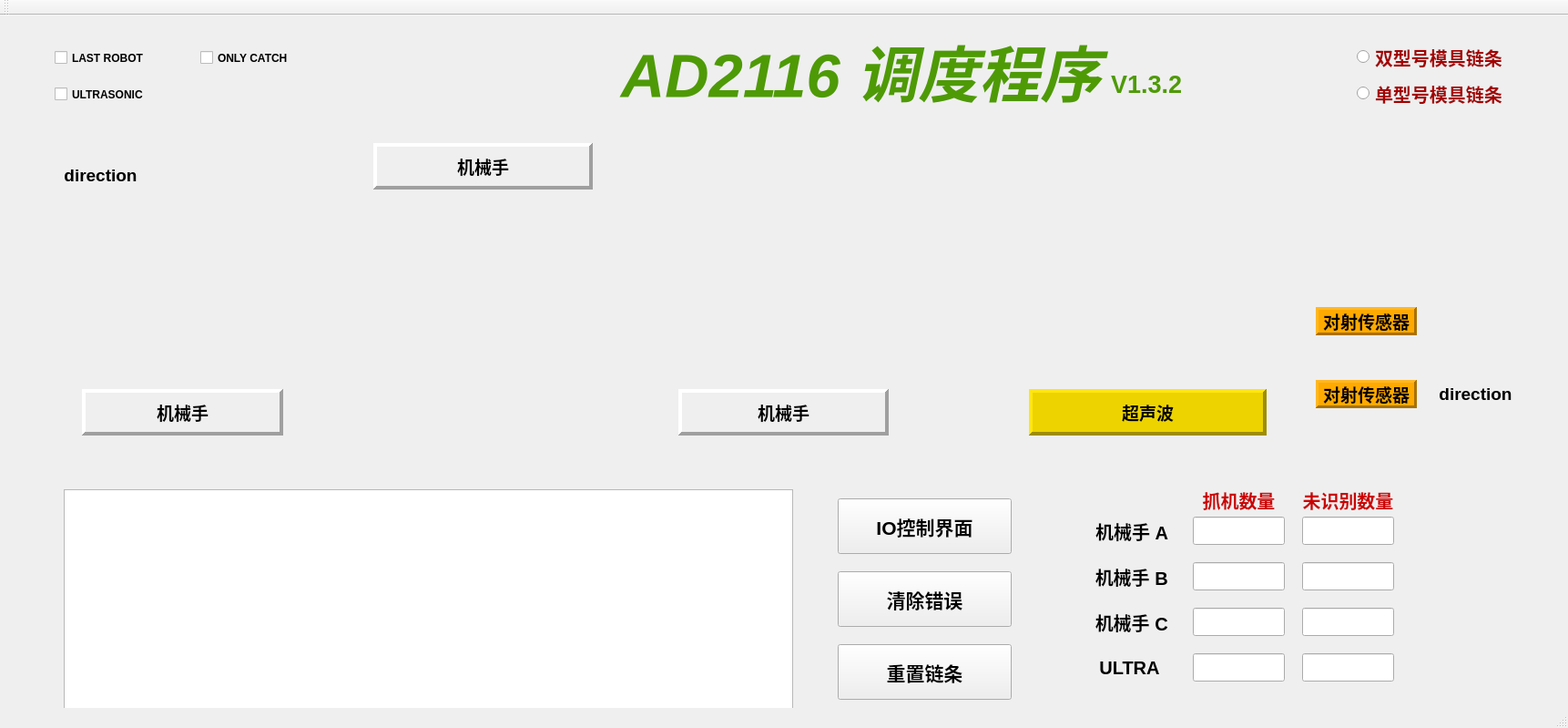
<?xml version="1.0" encoding="UTF-8"?>
<ui version="4.0">
 <class>SchedulerGUI</class>
 <widget class="QMainWindow" name="SchedulerGUI">
  <property name="geometry">
   <rect>
    <x>0</x>
    <y>0</y>
    <width>1722</width>
    <height>799</height>
   </rect>
  </property>
  <property name="windowTitle">
   <string>AD2116 Scheduler</string>
  </property>
  <widget class="QWidget" name="centralWidget">
   <widget class="QLabel" name="label">
    <property name="geometry">
     <rect>
      <x>745</x>
      <y>410</y>
      <width>231</width>
      <height>51</height>
     </rect>
    </property>
    <property name="font">
     <font>
      <pointsize>14</pointsize>
      <weight>75</weight>
      <bold>true</bold>
     </font>
    </property>
    <property name="frameShape">
     <enum>QFrame::Panel</enum>
    </property>
    <property name="frameShadow">
     <enum>QFrame::Raised</enum>
    </property>
    <property name="lineWidth">
     <number>4</number>
    </property>
    <property name="text">
     <string>机械手</string>
    </property>
    <property name="alignment">
     <set>Qt::AlignCenter</set>
    </property>
   </widget>
   <widget class="QLabel" name="label_2">
    <property name="geometry">
     <rect>
      <x>90</x>
      <y>410</y>
      <width>221</width>
      <height>51</height>
     </rect>
    </property>
    <property name="font">
     <font>
      <pointsize>14</pointsize>
      <weight>75</weight>
      <bold>true</bold>
     </font>
    </property>
    <property name="frameShape">
     <enum>QFrame::Panel</enum>
    </property>
    <property name="frameShadow">
     <enum>QFrame::Raised</enum>
    </property>
    <property name="lineWidth">
     <number>4</number>
    </property>
    <property name="text">
     <string>机械手</string>
    </property>
    <property name="alignment">
     <set>Qt::AlignCenter</set>
    </property>
   </widget>
   <widget class="QLabel" name="label_3">
    <property name="geometry">
     <rect>
      <x>410</x>
      <y>140</y>
      <width>241</width>
      <height>51</height>
     </rect>
    </property>
    <property name="font">
     <font>
      <pointsize>14</pointsize>
      <weight>75</weight>
      <bold>true</bold>
     </font>
    </property>
    <property name="frameShape">
     <enum>QFrame::Panel</enum>
    </property>
    <property name="frameShadow">
     <enum>QFrame::Raised</enum>
    </property>
    <property name="lineWidth">
     <number>4</number>
    </property>
    <property name="text">
     <string>机械手</string>
    </property>
    <property name="alignment">
     <set>Qt::AlignCenter</set>
    </property>
   </widget>
   <widget class="QLabel" name="label_5">
    <property name="geometry">
     <rect>
      <x>80</x>
      <y>230</y>
      <width>1381</width>
      <height>231</height>
     </rect>
    </property>
    <property name="text">
     <string/>
    </property>
    <property name="alignment">
     <set>Qt::AlignCenter</set>
    </property>
   </widget>
   <widget class="QPushButton" name="pushButton">
    <property name="geometry">
     <rect>
      <x>920</x>
      <y>530</y>
      <width>191</width>
      <height>61</height>
     </rect>
    </property>
    <property name="font">
     <font>
      <pointsize>16</pointsize>
      <weight>75</weight>
      <bold>true</bold>
     </font>
    </property>
    <property name="text">
     <string>IO控制界面</string>
    </property>
   </widget>
   <widget class="QTextEdit" name="textEdit">
    <property name="geometry">
     <rect>
      <x>70</x>
      <y>520</y>
      <width>801</width>
      <height>241</height>
     </rect>
    </property>
    <property name="font">
     <font>
      <pointsize>15</pointsize>
     </font>
    </property>
    <property name="readOnly">
     <bool>true</bool>
    </property>
   </widget>
   <widget class="QLabel" name="label_7">
    <property name="geometry">
     <rect>
      <x>670</x>
      <y>0</y>
      <width>551</width>
      <height>121</height>
     </rect>
    </property>
    <property name="font">
     <font>
      <pointsize>50</pointsize>
      <weight>75</weight>
      <italic>true</italic>
      <bold>true</bold>
      <underline>false</underline>
      <strikeout>false</strikeout>
     </font>
    </property>
    <property name="styleSheet">
     <string notr="true">color: rgb(78, 154, 6);</string>
    </property>
    <property name="frameShape">
     <enum>QFrame::NoFrame</enum>
    </property>
    <property name="frameShadow">
     <enum>QFrame::Raised</enum>
    </property>
    <property name="text">
     <string>AD2116 调度程序</string>
    </property>
    <property name="alignment">
     <set>Qt::AlignCenter</set>
    </property>
   </widget>
   <widget class="QPushButton" name="pushButton_3">
    <property name="geometry">
     <rect>
      <x>920</x>
      <y>610</y>
      <width>191</width>
      <height>61</height>
     </rect>
    </property>
    <property name="font">
     <font>
      <pointsize>16</pointsize>
      <weight>75</weight>
      <bold>true</bold>
     </font>
    </property>
    <property name="text">
     <string>清除错误</string>
    </property>
   </widget>
   <widget class="QLabel" name="label_14">
    <property name="geometry">
     <rect>
      <x>1420</x>
      <y>516</y>
      <width>121</width>
      <height>31</height>
     </rect>
    </property>
    <property name="font">
     <font>
      <pointsize>15</pointsize>
      <weight>75</weight>
      <bold>true</bold>
     </font>
    </property>
    <property name="styleSheet">
     <string notr="true">color: rgb(204, 0, 0);</string>
    </property>
    <property name="text">
     <string>未识别数量</string>
    </property>
    <property name="alignment">
     <set>Qt::AlignCenter</set>
    </property>
   </widget>
   <widget class="QLineEdit" name="lineEdit_6">
    <property name="geometry">
     <rect>
      <x>1430</x>
      <y>550</y>
      <width>101</width>
      <height>31</height>
     </rect>
    </property>
    <property name="font">
     <font>
      <pointsize>15</pointsize>
      <weight>75</weight>
      <bold>true</bold>
     </font>
    </property>
    <property name="styleSheet">
     <string notr="true">color: rgb(204, 0, 0);</string>
    </property>
    <property name="text">
     <string/>
    </property>
    <property name="alignment">
     <set>Qt::AlignCenter</set>
    </property>
    <property name="readOnly">
     <bool>true</bool>
    </property>
   </widget>
   <widget class="QLineEdit" name="lineEdit_7">
    <property name="geometry">
     <rect>
      <x>1430</x>
      <y>600</y>
      <width>101</width>
      <height>31</height>
     </rect>
    </property>
    <property name="font">
     <font>
      <pointsize>15</pointsize>
      <weight>75</weight>
      <bold>true</bold>
     </font>
    </property>
    <property name="styleSheet">
     <string notr="true">color: rgb(204, 0, 0);</string>
    </property>
    <property name="alignment">
     <set>Qt::AlignCenter</set>
    </property>
    <property name="readOnly">
     <bool>true</bool>
    </property>
   </widget>
   <widget class="QLineEdit" name="lineEdit_8">
    <property name="geometry">
     <rect>
      <x>1430</x>
      <y>650</y>
      <width>101</width>
      <height>31</height>
     </rect>
    </property>
    <property name="font">
     <font>
      <pointsize>15</pointsize>
      <weight>75</weight>
      <bold>true</bold>
     </font>
    </property>
    <property name="styleSheet">
     <string notr="true">color: rgb(204, 0, 0);</string>
    </property>
    <property name="alignment">
     <set>Qt::AlignCenter</set>
    </property>
    <property name="readOnly">
     <bool>true</bool>
    </property>
   </widget>
   <widget class="QRadioButton" name="radioButton">
    <property name="geometry">
     <rect>
      <x>1490</x>
      <y>30</y>
      <width>171</width>
      <height>31</height>
     </rect>
    </property>
    <property name="font">
     <font>
      <pointsize>15</pointsize>
      <weight>75</weight>
      <bold>true</bold>
     </font>
    </property>
    <property name="styleSheet">
     <string notr="true">color: rgb(164, 0, 0);</string>
    </property>
    <property name="text">
     <string>双型号模具链条</string>
    </property>
   </widget>
   <widget class="QRadioButton" name="radioButton_2">
    <property name="geometry">
     <rect>
      <x>1490</x>
      <y>70</y>
      <width>171</width>
      <height>31</height>
     </rect>
    </property>
    <property name="font">
     <font>
      <pointsize>15</pointsize>
      <weight>75</weight>
      <bold>true</bold>
     </font>
    </property>
    <property name="styleSheet">
     <string notr="true">color: rgb(164, 0, 0);</string>
    </property>
    <property name="text">
     <string>单型号模具链条</string>
    </property>
   </widget>
   <widget class="QPushButton" name="pushButton_4">
    <property name="geometry">
     <rect>
      <x>920</x>
      <y>690</y>
      <width>191</width>
      <height>61</height>
     </rect>
    </property>
    <property name="font">
     <font>
      <pointsize>16</pointsize>
      <weight>75</weight>
      <bold>true</bold>
     </font>
    </property>
    <property name="text">
     <string>重置链条</string>
    </property>
   </widget>
   <widget class="QPushButton" name="pushButton_2">
    <property name="geometry">
     <rect>
      <x>1200</x>
      <y>550</y>
      <width>91</width>
      <height>31</height>
     </rect>
    </property>
    <property name="font">
     <font>
      <pointsize>15</pointsize>
      <weight>75</weight>
      <bold>true</bold>
     </font>
    </property>
    <property name="text">
     <string>机械手 A </string>
    </property>
    <property name="default">
     <bool>false</bool>
    </property>
    <property name="flat">
     <bool>true</bool>
    </property>
   </widget>
   <widget class="QPushButton" name="pushButton_5">
    <property name="geometry">
     <rect>
      <x>1200</x>
      <y>600</y>
      <width>91</width>
      <height>31</height>
     </rect>
    </property>
    <property name="font">
     <font>
      <pointsize>15</pointsize>
      <weight>75</weight>
      <bold>true</bold>
     </font>
    </property>
    <property name="text">
     <string>机械手 B </string>
    </property>
    <property name="flat">
     <bool>true</bool>
    </property>
   </widget>
   <widget class="QPushButton" name="pushButton_6">
    <property name="geometry">
     <rect>
      <x>1200</x>
      <y>650</y>
      <width>91</width>
      <height>31</height>
     </rect>
    </property>
    <property name="font">
     <font>
      <pointsize>15</pointsize>
      <weight>75</weight>
      <bold>true</bold>
     </font>
    </property>
    <property name="text">
     <string>机械手 C </string>
    </property>
    <property name="flat">
     <bool>true</bool>
    </property>
   </widget>
   <widget class="QLabel" name="label_4">
    <property name="geometry">
     <rect>
      <x>1130</x>
      <y>410</y>
      <width>261</width>
      <height>51</height>
     </rect>
    </property>
    <property name="font">
     <font>
      <pointsize>14</pointsize>
      <weight>75</weight>
      <bold>true</bold>
     </font>
    </property>
    <property name="styleSheet">
     <string notr="true">background-color: rgb(237, 212, 0);</string>
    </property>
    <property name="frameShape">
     <enum>QFrame::Panel</enum>
    </property>
    <property name="frameShadow">
     <enum>QFrame::Raised</enum>
    </property>
    <property name="lineWidth">
     <number>4</number>
    </property>
    <property name="text">
     <string>超声波</string>
    </property>
    <property name="alignment">
     <set>Qt::AlignCenter</set>
    </property>
   </widget>
   <widget class="QLabel" name="label_6">
    <property name="geometry">
     <rect>
      <x>1445</x>
      <y>400</y>
      <width>111</width>
      <height>31</height>
     </rect>
    </property>
    <property name="font">
     <font>
      <pointsize>14</pointsize>
      <weight>75</weight>
      <bold>true</bold>
     </font>
    </property>
    <property name="styleSheet">
     <string notr="true">background-color: rgb(255, 170, 0);</string>
    </property>
    <property name="frameShape">
     <enum>QFrame::Panel</enum>
    </property>
    <property name="frameShadow">
     <enum>QFrame::Raised</enum>
    </property>
    <property name="lineWidth">
     <number>3</number>
    </property>
    <property name="text">
     <string>对射传感器</string>
    </property>
    <property name="alignment">
     <set>Qt::AlignCenter</set>
    </property>
   </widget>
   <widget class="QLabel" name="label_8">
    <property name="geometry">
     <rect>
      <x>70</x>
      <y>150</y>
      <width>81</width>
      <height>51</height>
     </rect>
    </property>
    <property name="font">
     <font>
      <pointsize>14</pointsize>
      <weight>75</weight>
      <bold>true</bold>
     </font>
    </property>
    <property name="frameShape">
     <enum>QFrame::NoFrame</enum>
    </property>
    <property name="frameShadow">
     <enum>QFrame::Plain</enum>
    </property>
    <property name="text">
     <string>direction</string>
    </property>
    <property name="alignment">
     <set>Qt::AlignCenter</set>
    </property>
   </widget>
   <widget class="QLabel" name="label_9">
    <property name="geometry">
     <rect>
      <x>1580</x>
      <y>390</y>
      <width>81</width>
      <height>51</height>
     </rect>
    </property>
    <property name="font">
     <font>
      <pointsize>14</pointsize>
      <weight>75</weight>
      <bold>true</bold>
     </font>
    </property>
    <property name="frameShape">
     <enum>QFrame::NoFrame</enum>
    </property>
    <property name="frameShadow">
     <enum>QFrame::Plain</enum>
    </property>
    <property name="text">
     <string>direction</string>
    </property>
    <property name="alignment">
     <set>Qt::AlignCenter</set>
    </property>
   </widget>
   <widget class="QLabel" name="label_10">
    <property name="geometry">
     <rect>
      <x>1445</x>
      <y>320</y>
      <width>111</width>
      <height>31</height>
     </rect>
    </property>
    <property name="font">
     <font>
      <pointsize>14</pointsize>
      <weight>75</weight>
      <bold>true</bold>
     </font>
    </property>
    <property name="styleSheet">
     <string notr="true">background-color: rgb(255, 170, 0);</string>
    </property>
    <property name="frameShape">
     <enum>QFrame::Panel</enum>
    </property>
    <property name="frameShadow">
     <enum>QFrame::Raised</enum>
    </property>
    <property name="lineWidth">
     <number>3</number>
    </property>
    <property name="text">
     <string>对射传感器</string>
    </property>
    <property name="alignment">
     <set>Qt::AlignCenter</set>
    </property>
   </widget>
   <widget class="QLineEdit" name="lineEdit_9">
    <property name="geometry">
     <rect>
      <x>1310</x>
      <y>600</y>
      <width>101</width>
      <height>31</height>
     </rect>
    </property>
    <property name="font">
     <font>
      <pointsize>15</pointsize>
      <weight>75</weight>
      <bold>true</bold>
     </font>
    </property>
    <property name="styleSheet">
     <string notr="true">color: rgb(204, 0, 0);</string>
    </property>
    <property name="alignment">
     <set>Qt::AlignCenter</set>
    </property>
    <property name="readOnly">
     <bool>true</bool>
    </property>
   </widget>
   <widget class="QLineEdit" name="lineEdit_10">
    <property name="geometry">
     <rect>
      <x>1310</x>
      <y>650</y>
      <width>101</width>
      <height>31</height>
     </rect>
    </property>
    <property name="font">
     <font>
      <pointsize>15</pointsize>
      <weight>75</weight>
      <bold>true</bold>
     </font>
    </property>
    <property name="styleSheet">
     <string notr="true">color: rgb(204, 0, 0);</string>
    </property>
    <property name="alignment">
     <set>Qt::AlignCenter</set>
    </property>
    <property name="readOnly">
     <bool>true</bool>
    </property>
   </widget>
   <widget class="QLabel" name="label_15">
    <property name="geometry">
     <rect>
      <x>1300</x>
      <y>516</y>
      <width>121</width>
      <height>31</height>
     </rect>
    </property>
    <property name="font">
     <font>
      <pointsize>15</pointsize>
      <weight>75</weight>
      <bold>true</bold>
     </font>
    </property>
    <property name="styleSheet">
     <string notr="true">color: rgb(204, 0, 0);</string>
    </property>
    <property name="text">
     <string>抓机数量</string>
    </property>
    <property name="alignment">
     <set>Qt::AlignCenter</set>
    </property>
   </widget>
   <widget class="QLineEdit" name="lineEdit_11">
    <property name="geometry">
     <rect>
      <x>1310</x>
      <y>550</y>
      <width>101</width>
      <height>31</height>
     </rect>
    </property>
    <property name="font">
     <font>
      <pointsize>15</pointsize>
      <weight>75</weight>
      <bold>true</bold>
     </font>
    </property>
    <property name="styleSheet">
     <string notr="true">color: rgb(204, 0, 0);</string>
    </property>
    <property name="text">
     <string/>
    </property>
    <property name="alignment">
     <set>Qt::AlignCenter</set>
    </property>
    <property name="readOnly">
     <bool>true</bool>
    </property>
   </widget>
   <widget class="QLineEdit" name="lineEdit_12">
    <property name="geometry">
     <rect>
      <x>1430</x>
      <y>700</y>
      <width>101</width>
      <height>31</height>
     </rect>
    </property>
    <property name="font">
     <font>
      <pointsize>15</pointsize>
      <weight>75</weight>
      <bold>true</bold>
     </font>
    </property>
    <property name="styleSheet">
     <string notr="true">color: rgb(204, 0, 0);</string>
    </property>
    <property name="text">
     <string/>
    </property>
    <property name="alignment">
     <set>Qt::AlignCenter</set>
    </property>
    <property name="readOnly">
     <bool>true</bool>
    </property>
   </widget>
   <widget class="QLineEdit" name="lineEdit_13">
    <property name="geometry">
     <rect>
      <x>1310</x>
      <y>700</y>
      <width>101</width>
      <height>31</height>
     </rect>
    </property>
    <property name="font">
     <font>
      <pointsize>15</pointsize>
      <weight>75</weight>
      <bold>true</bold>
     </font>
    </property>
    <property name="styleSheet">
     <string notr="true">color: rgb(204, 0, 0);</string>
    </property>
    <property name="text">
     <string/>
    </property>
    <property name="alignment">
     <set>Qt::AlignCenter</set>
    </property>
    <property name="readOnly">
     <bool>true</bool>
    </property>
   </widget>
   <widget class="QPushButton" name="pushButton_7">
    <property name="geometry">
     <rect>
      <x>1190</x>
      <y>700</y>
      <width>101</width>
      <height>31</height>
     </rect>
    </property>
    <property name="font">
     <font>
      <pointsize>15</pointsize>
      <weight>75</weight>
      <bold>true</bold>
     </font>
    </property>
    <property name="text">
     <string>ULTRA</string>
    </property>
    <property name="flat">
     <bool>true</bool>
    </property>
   </widget>
   <widget class="QCheckBox" name="checkBox">
    <property name="geometry">
     <rect>
      <x>60</x>
      <y>70</y>
      <width>151</width>
      <height>33</height>
     </rect>
    </property>
    <property name="font">
     <font>
      <weight>75</weight>
      <bold>true</bold>
     </font>
    </property>
    <property name="text">
     <string>ULTRASONIC</string>
    </property>
   </widget>
   <widget class="QCheckBox" name="checkBox_2">
    <property name="geometry">
     <rect>
      <x>60</x>
      <y>30</y>
      <width>151</width>
      <height>33</height>
     </rect>
    </property>
    <property name="font">
     <font>
      <weight>75</weight>
      <bold>true</bold>
     </font>
    </property>
    <property name="text">
     <string>LAST ROBOT</string>
    </property>
   </widget>
   <widget class="QCheckBox" name="checkBox_3">
    <property name="geometry">
     <rect>
      <x>220</x>
      <y>30</y>
      <width>151</width>
      <height>33</height>
     </rect>
    </property>
    <property name="font">
     <font>
      <weight>75</weight>
      <bold>true</bold>
     </font>
    </property>
    <property name="text">
     <string>ONLY CATCH</string>
    </property>
   </widget>
   <widget class="QLabel" name="label_11">
    <property name="geometry">
     <rect>
      <x>1220</x>
      <y>50</y>
      <width>91</width>
      <height>51</height>
     </rect>
    </property>
    <property name="font">
     <font>
      <pointsize>20</pointsize>
      <weight>75</weight>
      <bold>true</bold>
     </font>
    </property>
    <property name="styleSheet">
     <string notr="true">color: rgb(78, 154, 6);</string>
    </property>
    <property name="text">
     <string>V1.3.2</string>
    </property>
   </widget>
  </widget>
  <widget class="QMenuBar" name="menuBar">
   <property name="geometry">
    <rect>
     <x>0</x>
     <y>0</y>
     <width>1722</width>
     <height>34</height>
    </rect>
   </property>
  </widget>
  <widget class="QToolBar" name="mainToolBar">
   <attribute name="toolBarArea">
    <enum>TopToolBarArea</enum>
   </attribute>
   <attribute name="toolBarBreak">
    <bool>false</bool>
   </attribute>
  </widget>
  <widget class="QStatusBar" name="statusBar"/>
 </widget>
 <layoutdefault spacing="6" margin="11"/>
 <resources/>
 <connections/>
</ui>
